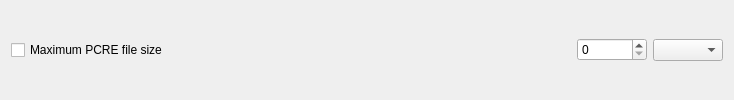
            <widget class="QFrame" name="limitFrame_24">
             <property name="minimumSize">
              <size>
               <width>0</width>
               <height>0</height>
              </size>
             </property>
             <property name="frameShape">
              <enum>QFrame::NoFrame</enum>
             </property>
             <property name="frameShadow">
              <enum>QFrame::Raised</enum>
             </property>
             <layout class="QHBoxLayout" name="horizontalLayout_35">
              <property name="topMargin">
               <number>2</number>
              </property>
              <property name="bottomMargin">
               <number>2</number>
              </property>
              <item>
               <widget class="QCheckBox" name="pwMaxPCREFileSizeCheckBox">
                <property name="text">
                 <string>Maximum PCRE file size</string>
                </property>
               </widget>
              </item>
              <item>
               <spacer name="horizontalSpacer_28">
                <property name="orientation">
                 <enum>Qt::Horizontal</enum>
                </property>
                <property name="sizeHint" stdset="0">
                 <size>
                  <width>403</width>
                  <height>20</height>
                 </size>
                </property>
               </spacer>
              </item>
              <item>
               <widget class="QSpinBox" name="pwMaxPCREFileSizeSpinBox">
                <property name="minimumSize">
                 <size>
                  <width>70</width>
                  <height>0</height>
                 </size>
                </property>
               </widget>
              </item>
              <item>
               <widget class="QComboBox" name="pwMaxPCREFileSizeComboBox">
                <property name="minimumSize">
                 <size>
                  <width>70</width>
                  <height>0</height>
                 </size>
                </property>
                <item>
                 <property name="text">
                  <string/>
                 </property>
                </item>
                <item>
                 <property name="text">
                  <string>K</string>
                 </property>
                </item>
                <item>
                 <property name="text">
                  <string>M</string>
                 </property>
                </item>
               </widget>
              </item>
             </layout>
            </widget>
